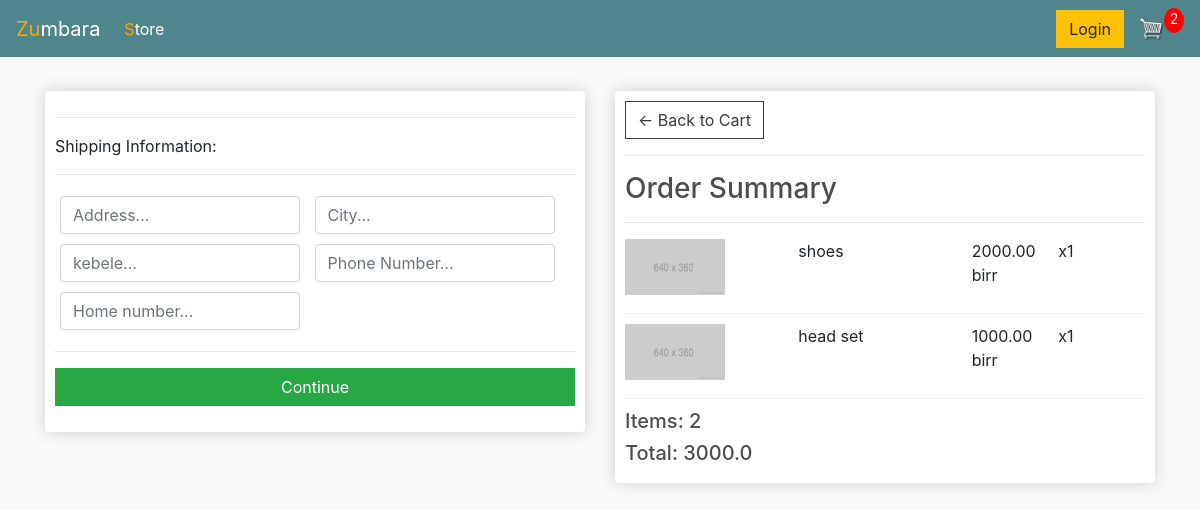
Screenshot of /checkout/ (signed in) with the database file from the repository.
### store/models.py (models this page shows, shortened)
class OrderItem(models.Model):
    product = models.ForeignKey(Product, on_delete=models.SET_NULL, blank=True, null=True)
    order = models.ForeignKey(Order, on_delete=models.SET_NULL, null=True, blank=True)
    quantity = models.IntegerField(default=0 , null=True, blank=True)
    date_added = models.DateTimeField(auto_now_add=True)
    @property
    def get_total(self):
        total=self.product.price * self.quantity
        return total

class Product(models.Model):
    name = models.CharField(max_length=100)
    price = models.FloatField()
    digital = models.BooleanField(default=False, null=True, blank=True)

class Order(models.Model):
    customer = models.ForeignKey(Customer, on_delete=models.SET_NULL, blank=True, null=True)
    date_ordered = models.DateTimeField(auto_now_add=True)
    complete = models.BooleanField(default=False, null=True, blank=True)
    transaction_id = models.CharField(max_length=100, null=True)
    @property
    def shipping(self):
        shipping = False
        orderitems = self.orderitem_set.all()
        for i in orderitems:
            if i.product.digital == False:
                shipping = True
        return shipping
    @property
    def get_cart_total(self):
        orderitems = self.orderitem_set.all()
        total = sum([item.get_total for item in orderitems])
        return total
    @property
    def get_cart_items(self):
        orderitems = self.orderitem_set.all()
        total = sum([item.quantity for item in orderitems])
        return total

### store/views.py (the view)
# urls.py: path('checkout/', views.checkout, name="checkout"),
def checkout(request):
    if request.user.is_authenticated:
        customer = request.user.customer
        order,create = Order.objects.get_or_create(customer=customer, complete=False)
        items = order.orderitem_set.all()
        cartItems = order.get_cart_items
    else:
        items = []
        order = {'get_cart_items': 0, 'get_cart_total': 0, 'shipping':False}
        cartItems =order['get_cart_items']
    context = {'items':items, 'order': order, 'cartItems':cartItems}
    return render(request, 'store/checkout.html', context)

### store/templates/store/checkout.html (shortened to what this page needs)
{% extends 'store/main.html' %}
{% load static %}
    {% block content %}
    <div class="row">
		<div class="col-lg-6">
			<div class="box-element" id="form-wrapper">
				<form id="form">
					<div id="shipping-info">
						<hr>
						<p>Shipping Information:</p>
						<hr>
						<div class="form-field">
							<input class="form-control" type="text" name="address" placeholder="Address..." required>
						</div>
						<div class="form-field">
							<input class="form-control" type="text" name="city" placeholder="City..." required>
						</div>
						<div class="form-field">
							<input class="form-control" type="text" name="state" placeholder="kebele..." required>
						</div>
						<div class="form-field">
							<input class="form-control" type="text" name="Phone" placeholder="Phone Number..." required >
						</div>
						<div class="form-field">
							<input class="form-control" type="text" name="home" placeholder="Home number..." required>
						</div>
					</div>
					<hr>
					<input id="form-button" class="btn btn-success btn-block" type="submit" value="Continue">
				</form>
			</div>
			<br>
		</div>
		<div class="col-lg-6">
			<div class="box-element">
				<a  class="btn btn-outline-dark" href="{% url 'cart' %}">&#x2190; Back to Cart</a>
				<hr>
				<h3>Order Summary</h3>
				<hr>
				{% for item in items %}
				<div class="cart-row">
					<div style="flex:2"><img class="row-image" src="{% static 'images/placeholder.png' %}"></div>
					<div style="flex:2"><p>{{item.product.name}}</p></div>
					<div style="flex:1"><p>{{item.product.price|floatformat:2}} birr</p></div>
					<div style="flex:1"><p>x{{item.quantity}}</p></div>
				</div>
				{% endfor %}
				<h5>Items:   {{order.get_cart_items}}</h5>
				<h5>Total:   {{order.get_cart_total}}</h5>
			</div>
		</div>
	</div>
    {% endblock content %}

### store/Static/css/main.css (style rules this page uses)
:root { --orange:#ffa500; }
body { background-color: hsl(0, 0%, 98%); }
h1,h2,h3,h4,h5,h6 { color:hsl(0, 0%, 30%); }
.box-element { box-shadow:hsl(0, 0%, 80%) 0 0 16px; background-color: #fff; border-radius: 4px; padding: 10px; }
.col-lg-4, .col-lg-6, .col-lg-8, .col-lg-12 { margin-top: 10px; }
.btn { border-radius: 0; }
.row-image { width: 100px; }
.form-field { width:250px; display: inline-block; padding: 5px; }
.cart-row { display: flex; align-items: flex-stretch; padding-bottom: 10px; margin-bottom: 10px; border-bottom: 1px solid #ececec; }

### rows the page displays
OrderItem: product.name "shoes", product.price "2000.00", quantity "1"
OrderItem: product.name "head set", product.price "1000.00", quantity "1"
Order: get_cart_items "2", get_cart_total "3000.0"

### other values shown
{{ cartItems }} "2"
